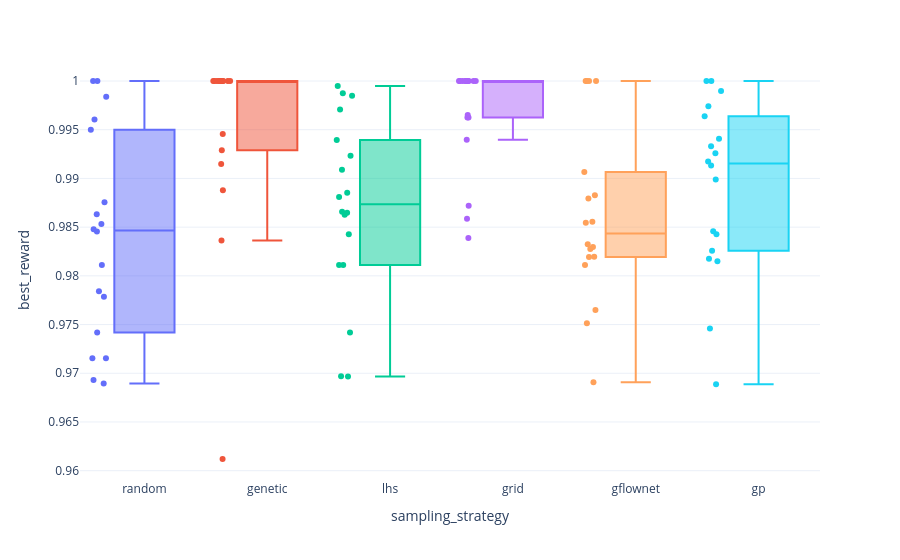

This figure's notebook cell:
### Code cell
plot_final_boxplot(metrics, metric="best_reward")

### Figure 1 — Plotly figure (JSON) as saved in the notebook; plotly's stock layout.template omitted (floating-point values rounded to 4 significant figures)
{"data": [{"alignmentgroup": "True", "boxpoints": "all", "customdata": [["run_0", "top_k", 50, 20, 123], ["run_1", "top_k", 200, 10, 123], ["run_10", "diverse_top_k", 200, 10, 123], ["run_11", "diverse_top_k", 275, 5, 123], ["run_12", "diverse_top_k", 50, 20, 456], ["run_13", "diverse_top_k", 200, 10, 456], ["run_14", "diverse_top_k", 275, 5, 456], ["run_15", "diverse_top_k", 50, 20, 789], ["run_16", "diverse_top_k", 200, 10, 789], ["run_17", "diverse_top_k", 275, 5, 789], ["run_2", "top_k", 275, 5, 123], ["run_3", "top_k", 50, 20, 456], ["run_4", "top_k", 200, 10, 456], ["run_5", "top_k", 275, 5, 456], ["run_6", "top_k", 50, 20, 789], ["run_7", "top_k", 200, 10, 789], ["run_8", "top_k", 275, 5, 789], ["run_9", "diverse_top_k", 50, 20, 123]], "hovertemplate": "sampling_strategy=%{x}<br>best_reward=%{y}<br>run=%{customdata[0]}<br>acquisition=%{customdata[1]}<br>n_init=%{customdata[2]}<br>n_candidates_per_iter=%{customdata[3]}<br>seed=%{customdata[4]}<extra></extra>", "legendgroup": "random", "marker": {"color": "#636efa"}, "name": "random", "notched": false, "offsetgroup": "random", "orientation": "v", "showlegend": true, "type": "box", "x": ["random", "random", "random", "random", "random", "random", "random", "random", "random", "random", "random", "random", "random", "random", "random", "random", "random", "random"], "x0": " ", "xaxis": "x", "y": [0.9689, 0.9845, 0.9811, 0.9715, 0.995, 1.0, 0.9848, 0.9984, 0.9863, 0.9779, 0.9715, 0.9961, 1.0, 0.9876, 0.9853, 0.9784, 0.9742, 0.9693], "y0": " ", "yaxis": "y"}, {"alignmentgroup": "True", "boxpoints": "all", "customdata": [["run_100", "diverse_top_k", 200, 10, 123], ["run_101", "diverse_top_k", 275, 5, 123], ["run_102", "diverse_top_k", 50, 20, 456], ["run_103", "diverse_top_k", 200, 10, 456], ["run_104", "diverse_top_k", 275, 5, 456], ["run_105", "diverse_top_k", 50, 20, 789], ["run_106", "diverse_top_k", 200, 10, 789], ["run_107", "diverse_top_k", 275, 5, 789], ["run_90", "top_k", 50, 20, 123], ["run_91", "top_k", 200, 10, 123], ["run_92", "top_k", 275, 5, 123], ["run_93", "top_k", 50, 20, 456], ["run_94", "top_k", 200, 10, 456], ["run_95", "top_k", 275, 5, 456], ["run_96", "top_k", 50, 20, 789], ["run_97", "top_k", 200, 10, 789], ["run_98", "top_k", 275, 5, 789], ["run_99", "diverse_top_k", 50, 20, 123]], "hovertemplate": "sampling_strategy=%{x}<br>best_reward=%{y}<br>run=%{customdata[0]}<br>acquisition=%{customdata[1]}<br>n_init=%{customdata[2]}<br>n_candidates_per_iter=%{customdata[3]}<br>seed=%{customdata[4]}<extra></extra>", "legendgroup": "genetic", "marker": {"color": "#EF553B"}, "name": "genetic", "notched": false, "offsetgroup": "genetic", "orientation": "v", "showlegend": true, "type": "box", "x": ["genetic", "genetic", "genetic", "genetic", "genetic", "genetic", "genetic", "genetic", "genetic", "genetic", "genetic", "genetic", "genetic", "genetic", "genetic", "genetic", "genetic", "genetic"], "x0": " ", "xaxis": "x", "y": [0.9946, 0.9836, 1.0, 1.0, 1.0, 1.0, 1.0, 1.0, 0.9612, 0.9929, 1.0, 0.9888, 1.0, 1.0, 1.0, 0.9915, 1.0, 1.0], "y0": " ", "yaxis": "y"}, {"alignmentgroup": "True", "boxpoints": "all", "customdata": [["run_18", "top_k", 50, 20, 123], ["run_19", "top_k", 200, 10, 123], ["run_20", "top_k", 275, 5, 123], ["run_21", "top_k", 50, 20, 456], ["run_22", "top_k", 200, 10, 456], ["run_23", "top_k", 275, 5, 456], ["run_24", "top_k", 50, 20, 789], ["run_25", "top_k", 200, 10, 789], ["run_26", "top_k", 275, 5, 789], ["run_27", "diverse_top_k", 50, 20, 123], ["run_28", "diverse_top_k", 200, 10, 123], ["run_29", "diverse_top_k", 275, 5, 123], ["run_30", "diverse_top_k", 50, 20, 456], ["run_31", "diverse_top_k", 200, 10, 456], ["run_32", "diverse_top_k", 275, 5, 456], ["run_33", "diverse_top_k", 50, 20, 789], ["run_34", "diverse_top_k", 200, 10, 789], ["run_35", "diverse_top_k", 275, 5, 789]], "hovertemplate": "sampling_strategy=%{x}<br>best_reward=%{y}<br>run=%{customdata[0]}<br>acquisition=%{customdata[1]}<br>n_init=%{customdata[2]}<br>n_candidates_per_iter=%{customdata[3]}<br>seed=%{customdata[4]}<extra></extra>", "legendgroup": "lhs", "marker": {"color": "#00cc96"}, "name": "lhs", "notched": false, "offsetgroup": "lhs", "orientation": "v", "showlegend": true, "type": "box", "x": ["lhs", "lhs", "lhs", "lhs", "lhs", "lhs", "lhs", "lhs", "lhs", "lhs", "lhs", "lhs", "lhs", "lhs", "lhs", "lhs", "lhs", "lhs"], "x0": " ", "xaxis": "x", "y": [0.9843, 0.9697, 0.9697, 0.9987, 0.9865, 0.9811, 0.9971, 0.9923, 0.9939, 0.9909, 0.9885, 0.9985, 0.9866, 0.9881, 0.9811, 0.9995, 0.9863, 0.9742], "y0": " ", "yaxis": "y"}, {"alignmentgroup": "True", "boxpoints": "all", "customdata": [["run_36", "top_k", 50, 20, 123], ["run_37", "top_k", 200, 10, 123], ["run_38", "top_k", 275, 5, 123], ["run_39", "top_k", 50, 20, 456], ["run_40", "top_k", 200, 10, 456], ["run_41", "top_k", 275, 5, 456], ["run_42", "top_k", 50, 20, 789], ["run_43", "top_k", 200, 10, 789], ["run_44", "top_k", 275, 5, 789], ["run_45", "diverse_top_k", 50, 20, 123], ["run_46", "diverse_top_k", 200, 10, 123], ["run_47", "diverse_top_k", 275, 5, 123], ["run_48", "diverse_top_k", 50, 20, 456], ["run_49", "diverse_top_k", 200, 10, 456], ["run_50", "diverse_top_k", 275, 5, 456], ["run_51", "diverse_top_k", 50, 20, 789], ["run_52", "diverse_top_k", 200, 10, 789], ["run_53", "diverse_top_k", 275, 5, 789]], "hovertemplate": "sampling_strategy=%{x}<br>best_reward=%{y}<br>run=%{customdata[0]}<br>acquisition=%{customdata[1]}<br>n_init=%{customdata[2]}<br>n_candidates_per_iter=%{customdata[3]}<br>seed=%{customdata[4]}<extra></extra>", "legendgroup": "grid", "marker": {"color": "#ab63fa"}, "name": "grid", "notched": false, "offsetgroup": "grid", "orientation": "v", "showlegend": true, "type": "box", "x": ["grid", "grid", "grid", "grid", "grid", "grid", "grid", "grid", "grid", "grid", "grid", "grid", "grid", "grid", "grid", "grid", "grid", "grid"], "x0": " ", "xaxis": "x", "y": [0.9963, 0.994, 0.9962, 1.0, 1.0, 1.0, 1.0, 1.0, 1.0, 0.9872, 1.0, 0.9859, 1.0, 1.0, 0.9839, 1.0, 1.0, 0.9965], "y0": " ", "yaxis": "y"}, {"alignmentgroup": "True", "boxpoints": "all", "customdata": [["run_54", "top_k", 50, 20, 123], ["run_55", "top_k", 200, 10, 123], ["run_56", "top_k", 275, 5, 123], ["run_57", "top_k", 50, 20, 456], ["run_58", "top_k", 200, 10, 456], ["run_59", "top_k", 275, 5, 456], ["run_60", "top_k", 50, 20, 789], ["run_61", "top_k", 200, 10, 789], ["run_62", "top_k", 275, 5, 789], ["run_63", "diverse_top_k", 50, 20, 123], ["run_64", "diverse_top_k", 200, 10, 123], ["run_65", "diverse_top_k", 275, 5, 123], ["run_66", "diverse_top_k", 50, 20, 456], ["run_67", "diverse_top_k", 200, 10, 456], ["run_68", "diverse_top_k", 275, 5, 456], ["run_69", "diverse_top_k", 50, 20, 789], ["run_70", "diverse_top_k", 200, 10, 789], ["run_71", "diverse_top_k", 275, 5, 789]], "hovertemplate": "sampling_strategy=%{x}<br>best_reward=%{y}<br>run=%{customdata[0]}<br>acquisition=%{customdata[1]}<br>n_init=%{customdata[2]}<br>n_candidates_per_iter=%{customdata[3]}<br>seed=%{customdata[4]}<extra></extra>", "legendgroup": "gflownet", "marker": {"color": "#FFA15A"}, "name": "gflownet", "notched": false, "offsetgroup": "gflownet", "orientation": "v", "showlegend": true, "type": "box", "x": ["gflownet", "gflownet", "gflownet", "gflownet", "gflownet", "gflownet", "gflownet", "gflownet", "gflownet", "gflownet", "gflownet", "gflownet", "gflownet", "gflownet", "gflownet", "gflownet", "gflownet", "gflownet"], "x0": " ", "xaxis": "x", "y": [1.0, 0.9751, 0.9879, 1.0, 0.983, 0.982, 0.9883, 0.9691, 0.9907, 0.9819, 1.0, 0.9765, 1.0, 0.9827, 0.9811, 0.9856, 0.9854, 0.9832], "y0": " ", "yaxis": "y"}, {"alignmentgroup": "True", "boxpoints": "all", "customdata": [["run_72", "top_k", 50, 20, 123], ["run_73", "top_k", 200, 10, 123], ["run_74", "top_k", 275, 5, 123], ["run_75", "top_k", 50, 20, 456], ["run_76", "top_k", 200, 10, 456], ["run_77", "top_k", 275, 5, 456], ["run_78", "top_k", 50, 20, 789], ["run_79", "top_k", 200, 10, 789], ["run_80", "top_k", 275, 5, 789], ["run_81", "diverse_top_k", 50, 20, 123], ["run_82", "diverse_top_k", 200, 10, 123], ["run_83", "diverse_top_k", 275, 5, 123], ["run_84", "diverse_top_k", 50, 20, 456], ["run_85", "diverse_top_k", 200, 10, 456], ["run_86", "diverse_top_k", 275, 5, 456], ["run_87", "diverse_top_k", 50, 20, 789], ["run_88", "diverse_top_k", 200, 10, 789], ["run_89", "diverse_top_k", 275, 5, 789]], "hovertemplate": "sampling_strategy=%{x}<br>best_reward=%{y}<br>run=%{customdata[0]}<br>acquisition=%{customdata[1]}<br>n_init=%{customdata[2]}<br>n_candidates_per_iter=%{customdata[3]}<br>seed=%{customdata[4]}<extra></extra>", "legendgroup": "gp", "marker": {"color": "#19d3f3"}, "name": "gp", "notched": false, "offsetgroup": "gp", "orientation": "v", "showlegend": true, "type": "box", "x": ["gp", "gp", "gp", "gp", "gp", "gp", "gp", "gp", "gp", "gp", "gp", "gp", "gp", "gp", "gp", "gp", "gp", "gp"], "x0": " ", "xaxis": "x", "y": [0.9689, 0.9933, 0.9941, 0.9913, 1.0, 1.0, 0.9974, 0.9926, 0.9815, 0.9917, 0.9818, 0.999, 0.9826, 0.9846, 0.9964, 0.9899, 0.9843, 0.9746], "y0": " ", "yaxis": "y"}], "layout": {"boxmode": "overlay", "legend": {"title": {"text": "sampling_strategy"}, "tracegroupgap": 0}, "margin": {"t": 60}, "showlegend": false, "xaxis": {"anchor": "y", "categoryarray": ["random", "genetic", "lhs", "grid", "gflownet", "gp"], "categoryorder": "array", "domain": [0, 1], "title": {"text": "sampling_strategy"}}, "yaxis": {"anchor": "x", "domain": [0, 1], "title": {"text": "best_reward"}}}}
